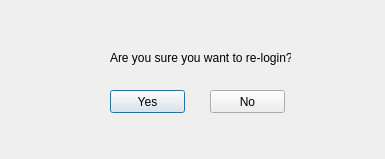
<?xml version="1.0" encoding="UTF-8"?>
<ui version="4.0">
 <class>loginDialogue</class>
 <widget class="QDialog" name="loginDialogue">
  <property name="geometry">
   <rect>
    <x>0</x>
    <y>0</y>
    <width>385</width>
    <height>159</height>
   </rect>
  </property>
  <property name="windowTitle">
   <string>Dialog</string>
  </property>
  <widget class="QPushButton" name="mYesButton">
   <property name="geometry">
    <rect>
     <x>110</x>
     <y>90</y>
     <width>75</width>
     <height>23</height>
    </rect>
   </property>
   <property name="text">
    <string>Yes</string>
   </property>
  </widget>
  <widget class="QPushButton" name="mNoButton">
   <property name="geometry">
    <rect>
     <x>210</x>
     <y>90</y>
     <width>75</width>
     <height>23</height>
    </rect>
   </property>
   <property name="text">
    <string>No</string>
   </property>
  </widget>
  <widget class="QLabel" name="mMessage">
   <property name="geometry">
    <rect>
     <x>110</x>
     <y>50</y>
     <width>181</width>
     <height>16</height>
    </rect>
   </property>
   <property name="text">
    <string>Are you sure you want to re-login?</string>
   </property>
  </widget>
 </widget>
 <resources/>
 <connections/>
</ui>
